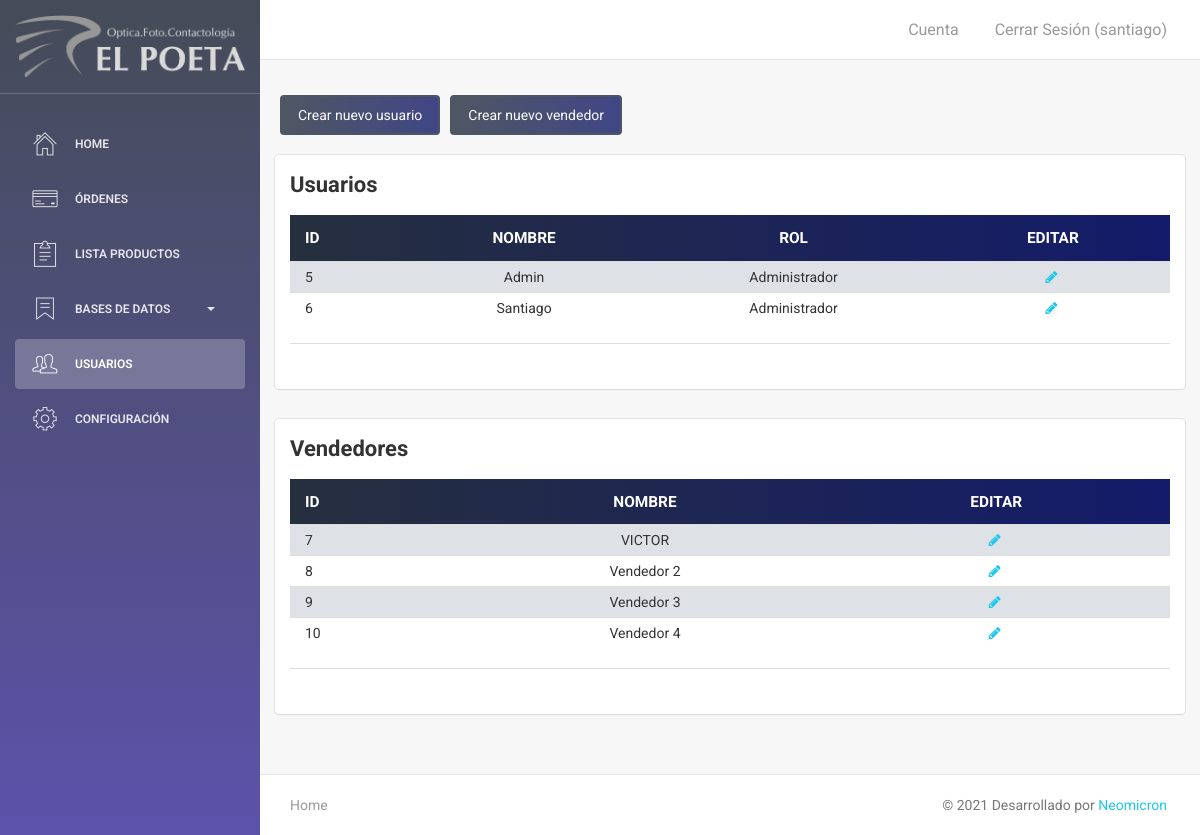
The app's page /usuarios.php (signed in) with its own data.
### tables this page shows
CREATE TABLE `usuarios` (
  `id_usuario` int(11) NOT NULL,
  `nombre` varchar(50) NOT NULL DEFAULT '0',
  `rol` int(11) NOT NULL DEFAULT 0,
  `password` varchar(300) NOT NULL DEFAULT '0'
);

CREATE TABLE `vendedores` (
  `id_vendedor` int(11) NOT NULL,
  `nombre` varchar(50) NOT NULL DEFAULT '0',
  `password` varchar(300) NOT NULL DEFAULT '0'
);

### usuarios.php (called while the page is built, shortened)
<?php
require 'config/conexion.php';
require_once 'consultas/roles.php';
require_once 'consultas/usuarios.php';
require_once 'consultas/vendedores.php';
require 'views/usuarios.view.php';
?>

### consultas/usuarios.php (called while the page is built, shortened)
<?php
$query = $con->prepare ('SELECT * FROM usuarios');
	$query->execute();
$usuarios = $query->fetchAll();
?>

### consultas/roles.php (called while the page is built, shortened)
<?php
	function roles($rol){
		switch ($rol){
			case 1: $rol = "Administrador"; break;
		}
		return $rol;
	}
 ?>

### consultas/vendedores.php (called while the page is built)
<?php
$query = $con->prepare ('SELECT * FROM vendedores');
	$query->execute();
$vendedores = $query->fetchAll();
?>

### views/usuarios.view.php (the view, shortened to what this page needs)
<?php require 'views/header.php' ?>
<div class="wrapper">
    <?php include 'views/sidebar.php' ?>
    <?php include 'views/navbar.php' ?>
        <div class="content">
            <div class="container-fluid">
                <div class="row mb-4 d-flex">
                    <a class="btn btn-primary m-2" data-toggle="modal" data-target="#modal_add_user">Crear nuevo usuario</a>
                    <a class="btn btn-primary m-2" data-toggle="modal" data-target="#modal_add_vendedor">Crear nuevo vendedor</a>
                </div>
                <div class="row">
                    <div class="col-12">
                        <div class="card">
                            <div class="header">
                                <h4 class="title"><strong>Usuarios</strong></h4>
                            </div>
                            <div class="content">
                                <table style="width:100%; border-radius: 6px" class="display table table-striped table-sm" id="tabla_productos">
                                    <thead class="tabla-thead white-text">
                                        <th class="sorting">ID</th>
                                        <th class="text-center sorting">Nombre</th>
                                        <th class="text-center sorting">Rol</th>
                                        <th class="text-center sorting">Editar</th>
                                    </thead>
                                    <tbody>
                                        <?php foreach ($usuarios as $usuario): ?>
                                            <tr>
                                                <td><?php echo $usuario['id_usuario'] ?></td>
                                                <td class="text-center"><?php echo $usuario['nombre'] ?></td>
                                                <td class="text-center"><?php echo roles($usuario['rol']) ?></td>
                                                <td class="text-center"><a href="editar_usuario.php?id=<?php echo $usuario['id_usuario'] ?>"><i class="fa fa-pencil"></i></a></td>
                                            </tr>
                                        <?php endforeach ?>
                                    </tbody>
                                </table>
                                <div class="footer">
                                    <hr>
                                </div>
                            </div>
                        </div>
                    </div>
                </div>
                <div class="row">
                    <div class="col-12">
                        <div class="card">
                            <div class="header">
                                <h4 class="title"><strong>Vendedores</strong></h4>
                            </div>
                            <div class="content">
                                <table style="width:100%; border-radius: 6px" class="display table table-striped table-sm" id="tabla_productos">
                                    <thead class="tabla-thead white-text">
                                        <th class="sorting">ID</th>
                                        <th class="text-center sorting">Nombre</th>
                                        <th class="text-center sorting">Editar</th>
                                    </thead>
                                    <tbody>
                                        <?php foreach ($vendedores as $vendedor): ?>
                                            <tr>
                                                <td><?php echo $vendedor['id_vendedor'] ?></td>
                                                <td class="text-center"><?php echo $vendedor['nombre'] ?></td>
                                                <td class="text-center"><a href="editar_vendedor.php?id=<?php echo $vendedor['id_vendedor'] ?>"><i class="fa fa-pencil"></i></a></td>
                                            </tr>
                                        <?php endforeach ?>
                                    </tbody>
                                </table>
                                <div class="footer">
                                    <hr>
                                </div>
                            </div>
                        </div>
                    </div>
                </div>
            </div>
        </div>
<?php include 'views/footer.php' ?>
<?php include 'scripts/usuarios.php' ?>

### assets/css/style.css (style rules this page uses)
#tabla_productos thead, #tabla_ventas thead, #tabla_ingresos thead, #tabla_pacientes thead, #tabla_ordenes thead { background: linear-gradient(to right, #262f3e 0%, #131b6a 100%); }
#tabla_productos thead .sorting, #tabla_productos thead .sorting_asc, #tabla_productos thead .sorting_desc, #tabla_pacientes thead .sorting, #tabla_pacientes thead .sorting_asc, #tabla_pacientes thead .sorting_desc, #tabla_compras thead, #tabla_ventas thead, #tabla_ingresos thead, #tabla_ingresos thead .sorting, #tabla_ingresos thead .sorting_asc, #tabla_ingresos thead .sorting_desc, #tabla_ordenes thead, #tabla_ordenes thead .sorting, #tabla_ordenes thead .sorting_asc, #tabla_ordenes thead .sorting_desc { font-weight: bold; color: #fff; font-size: 1.1em; cursor: pointer; padding-bottom: .75em; }
.table-striped>tbody>tr:nth-of-type(odd) { background-color:#dee2e6 }
.table > tbody > tr > td { padding: 5px; }

### records on screen
usuarios: id_usuario "5", nombre "Admin", rol "Administrador"
usuarios: id_usuario "6", nombre "Santiago", rol "Administrador"
vendedores: id_vendedor "7", nombre "VICTOR"
vendedores: id_vendedor "8", nombre "Vendedor 2"
vendedores: id_vendedor "9", nombre "Vendedor 3"
vendedores: id_vendedor "10", nombre "Vendedor 4"

### other values on screen
$usuario_login "santiago"
